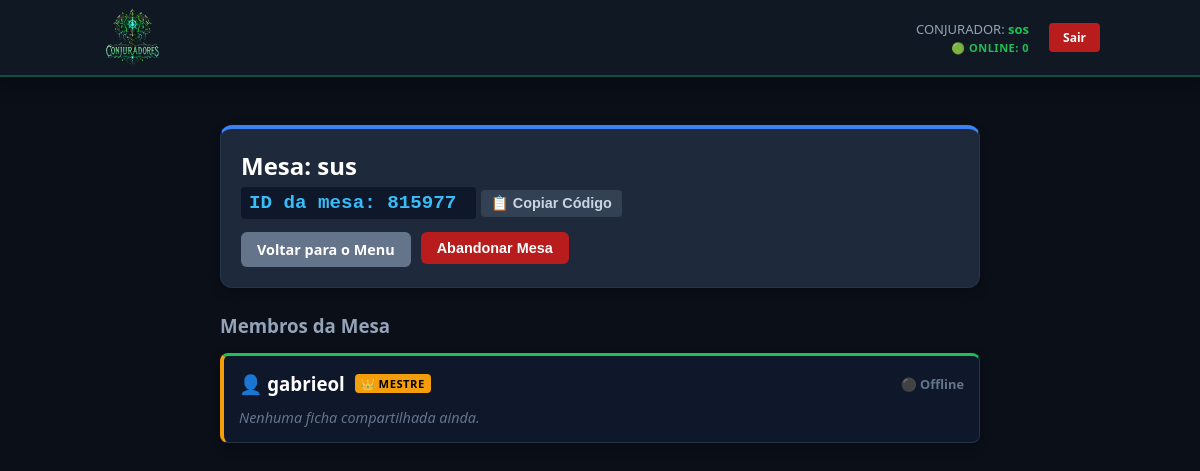
The app's page /mesa/detalhes/12 (signed in) with its own data.
### tables this page shows
CREATE TABLE usuarios (
                id INTEGER PRIMARY KEY AUTOINCREMENT,
                username TEXT UNIQUE NOT NULL,
                password TEXT NOT NULL
            , last_active TIMESTAMP);

CREATE TABLE mesas (
                id INTEGER PRIMARY KEY AUTOINCREMENT,
                nome TEXT NOT NULL,
                codigo_convite TEXT UNIQUE NOT NULL,
                mestre_id INTEGER NOT NULL,
                FOREIGN KEY(mestre_id) REFERENCES usuarios(id)
            );

### controllers/table_controller.py (the view)
@table_bp.route('/mesa/detalhes/<int:mesa_id>')
@login_required
def detalhes_mesa(mesa_id):
    conn = sqlite3.connect('database.db')
    cursor = conn.cursor()
    cursor.execute("SELECT id, nome, mestre_id, codigo_convite FROM mesas WHERE id = ?", (mesa_id,))
    mesa = cursor.fetchone()
    if not mesa:
        conn.close()
        abort(404)
    mestre_id = mesa[2]
    e_o_mestre = (mestre_id == current_user.id)
    codigo_convite = mesa[3]
    cursor.execute("""
        SELECT DISTINCT u.username, u.id
        FROM usuarios u
        LEFT JOIN participantes p ON p.usuario_id = u.id
        WHERE p.mesa_id = ? OR u.id = ?
    """, (mesa_id, mestre_id))
    jogadores_banco = cursor.fetchall()
    fichas_dos_jogadores = []
    for jogador in jogadores_banco:
        username_jogador = jogador[0]
        user_id_jogador = jogador[1]
        jogador_e_mestre = (mestre_id == user_id_jogador)
        dados_jogador = {
            'username': username_jogador,
            'is_master': jogador_e_mestre,
            'fichas': []
        }
        cursor.execute("SELECT id, nome FROM conjuradores WHERE usuario_id = ?", (user_id_jogador,))
        for c in cursor.fetchall():
            dados_jogador['fichas'].append({'id': c[0], 'NOME': c[1], 'tipo': 'conjurador'})
        cursor.execute("SELECT id, nome FROM conjuracoes WHERE usuario_id = ?", (user_id_jogador,))
        for c in cursor.fetchall():
            dados_jogador['fichas'].append({'id': c[0], 'NOME': c[1], 'tipo': 'conjuracao'})
        cursor.execute("SELECT id, nome FROM familiares WHERE usuario_id = ?", (user_id_jogador,))
        for f in cursor.fetchall():
            dados_jogador['fichas'].append({'id': f[0], 'NOME': f[1], 'tipo': 'familiar'})
        cursor.execute("SELECT id, nome FROM reliquias WHERE usuario_id = ?", (user_id_jogador,))
        for r in cursor.fetchall():
            dados_jogador['fichas'].append({'id': r[0], 'NOME': r[1], 'tipo': 'reliquia'})
        fichas_dos_jogadores.append(dados_jogador)
    conn.close()
    return render_template(
        'mesa_detalhes.html',
        mesa_nome=mesa[1],
        mesa_id=mesa_id,
        codigo_convite=codigo_convite,
        jogadores=fichas_dos_jogadores,
        e_mestre=e_o_mestre
    )

### app.py (called while the page is built)
@app.before_request
def update_user_activity():
    if current_user.is_authenticated:
        conn = sqlite3.connect('database.db')
        cursor = conn.cursor()
        cursor.execute("UPDATE usuarios SET last_active = ? WHERE id = ?",
                       (datetime.now(), current_user.id))
        conn.commit()
        conn.close()

@app.after_request
def add_header(response):
    response.headers["Cache-Control"] = "no-cache, no-store, must-revalidate"
    response.headers["Pragma"] = "no-cache"
    response.headers["Expires"] = "0"
    return response

@login_manager.user_loader
def load_user(user_id):
    return Usuario.get_by_id(int(user_id))

### models/user.py (called while the page is built)
    @staticmethod
    def get_by_id(user_id):
        conn = sqlite3.connect('database.db')
        cursor = conn.cursor()
        cursor.execute("SELECT id, username, password FROM usuarios WHERE id = ?", (user_id,))
        row = cursor.fetchone()
        conn.close()
        return Usuario(row[0], row[1], row[2]) if row else None

### templates/mesa_detalhes.html (shortened to what this page needs)
{% extends 'base.html' %}
{% block content %}
<div class="container" style="max-width: 800px; margin: 0 auto; padding: 20px;">
    <div class="card" style="background: #1e293b; padding: 20px; border-radius: 12px; margin-bottom: 25px; border-top: 4px solid #3b82f6;">
        <div style="display: flex; justify-content: space-between; align-items: flex-start; flex-wrap: wrap; gap: 15px;">
            <div>
                <div style="display: flex; align-items: center; gap: 10px;">
                    <h2 style="margin: 0; color: #fff;">Mesa: {{ mesa_nome }}</h2>
                </div>
                <div style="margin-top: 8px; display: flex; gap: 15px; align-items: center;">
                    <small style="color: #94a3b8;">
<code style="background: #0f172a; padding: 5px 8px; border-radius: 4px; color: #38bdf8; font-weight: bold; font-size: 1.2rem;">
    ID da mesa: <span id="valorCodigo">{{ codigo_convite }}</span>
</code>
<button onclick="copiarCodigo()" id="btnCopiar" style="background: #334155; color: #cbd5e1; border: none; padding: 5px 10px; margin-left: 5px; border-radius: 4px; cursor: pointer; font-size: 0.9rem; font-weight: bold; transition: 0.2s;">
    📋 Copiar Código
</button>
                    </small>
                </div>
            </div>
            <div style="display: flex; gap: 10px;">
                <a href="{{ url_for('main.hub') }}" style="background: #64748b; color: white; text-decoration: none; padding: 8px 16px; border-radius: 6px; font-weight: bold; font-size: 0.9rem; display: inline-block;">
                    Voltar para o Menu
                </a>
                {% if e_mestre %}
                    <form action="{{ url_for('table.delete_mesa', mesa_id=mesa_id) }}" method="POST" onsubmit="return confirm('Apagar a mesa {{ mesa_nome }} definitivamente? Esta ação é irreversível.');">
                        <button type="submit" style="background: #ef4444; color: white; border: none; padding: 8px 16px; border-radius: 6px; cursor: pointer; font-weight: bold; font-size: 0.9rem;">Excluir Mesa</button>
                    </form>
                {% else %}
                    <form action="{{ url_for('table.sair_da_mesa', mesa_id=mesa_id) }}" method="POST" onsubmit="return confirm('Tem certeza que deseja deixar esta mesa? Suas fichas não aparecerão mais aqui.');">
                        <button type="submit" style="background: #b91c1c; color: white; border: none; padding: 8px 16px; border-radius: 6px; cursor: pointer; font-weight: bold; font-size: 0.9rem;">Abandonar Mesa</button>
                    </form>
                {% endif %}
            </div>
        </div>
    </div>
    <h3 style="color: #94a3b8; margin-bottom: 15px;">Membros da Mesa</h3>
    {% for j in jogadores %}
        <div class="card jogador-card" data-username="{{ j.username }}" style="background: #0f172a; padding: 15px; border-radius: 8px; margin-bottom: 15px; border-left: 4px solid {% if j.is_master %}#f59e0b{% else %}#334155{% endif %};">
            <div style="display: flex; justify-content: space-between; align-items: center; margin-bottom: 12px;">
                <div style="display: flex; align-items: center; gap: 10px;">
                    <h3 style="margin: 0; color: #ffffff;">👤 {{ j.username }}</h3>
                    {% if j.is_master %}
                        <span style="background: #f59e0b; color: #000; font-size: 0.7rem; font-weight: bold; padding: 2px 6px; border-radius: 4px; text-transform: uppercase; letter-spacing: 0.5px;">👑 Mestre</span>
                    {% endif %}
                </div>
                <span class="status-badge" style="font-size: 0.8rem; font-weight: bold; color: #64748b;">
                </span>
            </div>
            {% if j.fichas %}
                <ul style="list-style: none; padding: 0; margin: 0;">
                    {% for ficha in j.fichas %}
                        <li style="background: #1e293b; padding: 10px; margin-bottom: 5px; border-radius: 4px; display: flex; justify-content: space-between; align-items: center;">
                            <span>✨ <strong>{{ ficha.NOME }}</strong> <small style="color: #64748b;">({{ ficha.tipo }})</small></span>
                            <a href="{{ url_for('sheet.edit_entity', sheet_type=ficha.tipo, entity_id=ficha.id) }}"
                               style="color: #3b82f6; text-decoration: none; font-size: 0.85rem; font-weight: bold;">Ver Ficha →</a>
                        </li>
                    {% endfor %}
                </ul>
            {% else %}
                <p style="color: #64748b; font-style: italic; font-size: 0.9rem; margin: 0;">Nenhuma ficha compartilhada ainda.</p>
            {% endif %}
        </div>
    {% else %}
        <div style="text-align: center; padding: 30px; border: 2px dashed #334155; border-radius: 8px;">
            <p style="color: #64748b; margin: 0; font-style: italic;">Nenhum jogador cadastrado nesta mesa.</p>
        </div>
    {% endfor %}
</div>
{% endblock %}

### templates/base.html (shortened to what this page needs)
<!DOCTYPE html>
<html lang="pt-br">
    <head>
    </head>
    <body>
        <nav class="main-navbar">
            <div class="nav-container">
                <a href="/" class="nav-logo-link">
                    <img src="{{ url_for('static', filename='logo_conjuradores.png') }}" alt="Logo Conjuradores" class="nav-logo">
                </a>
                <div class="nav-right-side">
                    <div class="nav-status-info">
                        {% if current_user.is_authenticated %}
                            <p class="nav-user-label">CONJURADOR: <strong>{{ current_user.username }}</strong></p>
                        {% else %}
                            <p class="nav-user-label visitor">Modo Visitante</p>
                        {% endif %}
                        <span class="nav-online-count">🟢 ONLINE: <span id="user-count">0</span></span>
                    </div>
                    <div class="nav-auth-actions">
                        {% if current_user.is_authenticated %}
                            <a href="{{ url_for('auth.logout') }}" class="btn-nav btn-nav-danger">Sair</a>
                        {% else %}
                            <a href="{{ url_for('auth.login') }}" class="btn-nav btn-nav-primary">Entrar</a>
                            <a href="{{ url_for('auth.register') }}" class="btn-nav btn-nav-secondary">Registrar</a>
                        {% endif %}
                    </div>
                </div>
            </div>
        </nav>
        <div class="container">
            {% block content %}{% endblock %}
        </div>
    </body>
</html>

### templates/base.html (style rules this page uses)
:root { --bg: #0a0f18; --panel: #111a24; --card: #16222f; --border: #233547; --accent: #20bf55; --text: #f8fafc; --muted: #94a3b8; }
body { background: var(--bg); color: var(--text); font-family: 'Segoe UI', sans-serif; margin: 0; padding: 0; }
.main-navbar { position: fixed; top: 0; left: 0; width: 100%; height: 75px; background-color: rgba(17, 26, 36, 0.95); backdrop-filter: blur(10px); border-bottom: 2px solid rgba(11, 244, 163, 0.25); box-shadow: 0 4px 20px rgba(0, 0, 0, 0.4); z-index: 9999; }
.nav-container { max-width: 1000px; margin: 0 auto; height: 100%; display: flex; align-items: center; justify-content: space-between; padding: 0 20px; }
.nav-logo-link { display: flex; align-items: center; height: 100%; }
.nav-logo { height: 65px; width: auto; transition: transform 0.3s ease; }
.nav-right-side { display: flex; align-items: center; gap: 20px; }
.nav-status-info { display: flex; flex-direction: column; align-items: flex-end; text-align: right; }
.nav-user-label { margin: 0; font-size: 13px; color: var(--muted); }
.nav-user-label strong { color: var(--accent); }
.nav-online-count { font-size: 11px; color: var(--accent); font-weight: bold; margin-top: 2px; letter-spacing: 0.5px; }
.nav-auth-actions { display: flex; gap: 8px; }
.btn-nav { padding: 6px 14px; font-size: 12px; font-weight: bold; border-radius: 4px; text-decoration: none; cursor: pointer; transition: all 0.2s; }
.btn-nav-danger { background: #b91c1c; color: #f8fafc; border: none; }
.container { max-width: 800px; margin: 105px auto 40px auto; padding: 0 20px; }
.card { background: var(--card); border: 1px solid var(--border); border-top: 3px solid var(--accent); padding: 20px; margin-bottom: 20px; border-radius: 6px; box-shadow: 0 4px 12px rgba(0,0,0,0.2); }

### records on screen
usuarios: username "sos"
mesas: nome "sus", codigo_convite "815977"
usuarios: username "gabrieol"
